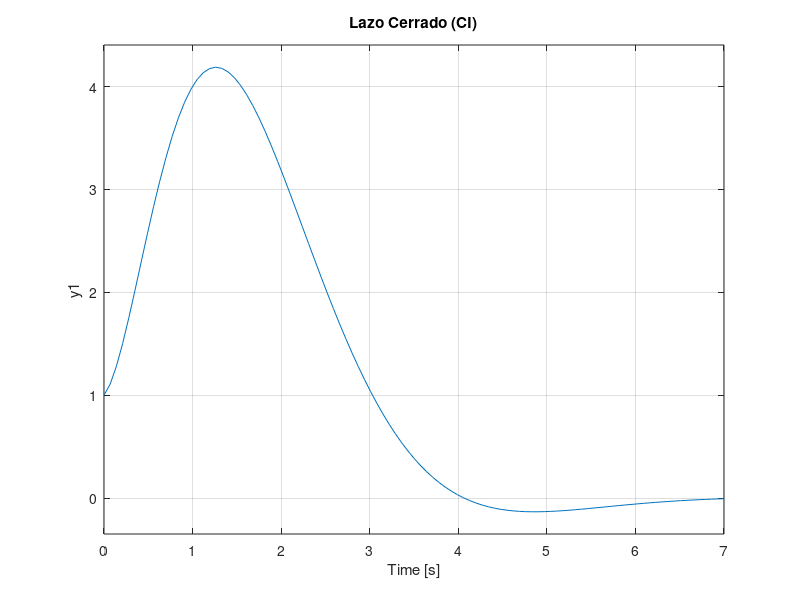
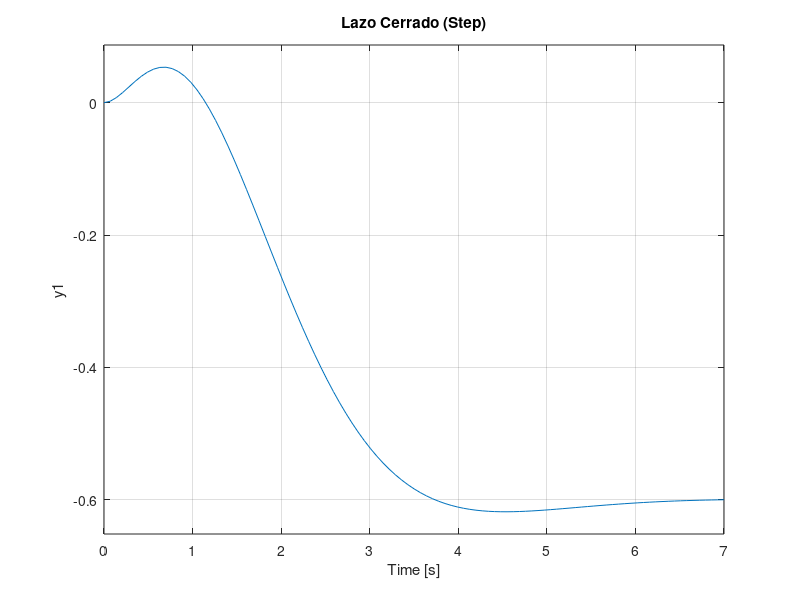

The MATLAB source for these figures, in order:
%% Realimentación de estados SIN la forma canónica controlable
%  by: Sergio Andres Castaño Giraldo
%  Rio de Janeiro - 2020
%  https://controlautomaticoeducacion.com/sistemas-dinamicos-lineales/control-por-realimentacion-de-estados/
% ______________________________________________________________________

clc
clear 
close all

%Sistema en lazo abierto NO esta en la forma FCC
A=[0 1 0 0;
   0 0 -1 0;
   0 0 0 1;
   0 0 5 0];
b=[0;1;0;-2];
c=[1 0 0 0];

%Espacio de Estados
sys=ss(A,b,c,0);

%% Controlabilidad
Co = ctrb(sys)
rank(Co)

%% Ecuación característica del Sistema
E_Ca=poly(eig(sys));

%% Ecuación deseada
Ps= [1 5 10.5 11 5];
Ed=roots(Ps)

%% Ganancia k_bar 
k_bar=Ps(2:end)-E_Ca(2:end);

%% Transformación de Similitud
Ci = toeplitz(E_Ca(1:end-1));
Ci = triu(Ci);
Q=(Co*Ci)^(-1)

%% Ganancia de Realimentación de Estados
k1 = k_bar*Q

%Puede ser calculado con comando place
k2 = place(A,b,Ed)

%% Lazo cerrado
Af=A-b*k1;

%% Calculando los autovalores del sistema en lazo cerrado
eig(Af)

%Condicion inicial
x0=[1 1 1 1];

%Sistema con realimentación en espacio de estados
slc=ss(Af,b,c,0);

%Respuesta del sistema
figure
subplot(211)
initial(sys,x0)
title('Lazo Abierto (CI)');
subplot(212)
initial(slc,x0)
title('Lazo Cerrado (CI)')

figure
subplot(211)
step(sys)
title('Lazo Abierto (Step)');
subplot(212)
step(slc)
title('Lazo Cerrado (Step)')
